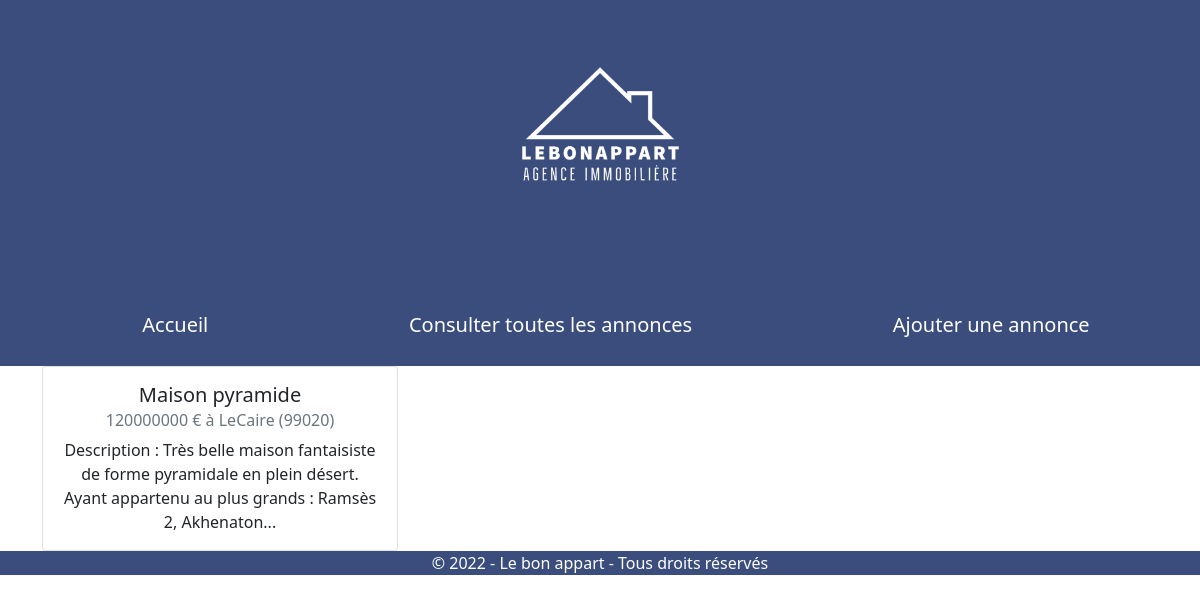
Screenshot of /details.php?action=detail&price=120000000 with the database file from the repository.
### tables this page shows
CREATE TABLE `advert` (
  `id` int(11) NOT NULL,
  `title` varchar(150) NOT NULL,
  `description` text NOT NULL,
  `postal_code` varchar(5) NOT NULL,
  `city` varchar(30) NOT NULL,
  `type` enum('location','vente') NOT NULL,
  `price` varchar(15) NOT NULL,
  `reservation_message` text NOT NULL
);

### inc/init.inc.php (called while the page is built, shortened)
<?php
$content = '';
?>

### details.php (the view)
<?php require_once './inc/header.inc.php'; ?>
<?php
if (isset($_GET['action']) && $_GET['action'] == 'detail') {
    $bien = $pdo->query("SELECT * FROM advert WHERE price = '$_GET[price]'");
    $info = $bien->fetch(PDO::FETCH_ASSOC);
    $content .= '<div class="container"><div class="row"><div class="col-4">';
    $content .= '<div class="card"><div class="card-body text-center">';
    $content .= "<h5 class=\"card-title\">$info[title]</h5>";
    $content .= "<h6 class=\"card-subtitle mb-2 text-muted\">$info[price] € à $info[city]  ($info[postal_code])</h6>";
    $content .= "<p class=\"card-text\">Description : $info[description]</p>";
    $content .= '</div></div></div></div></div>';
}
?>
<?php echo $content; ?>
<?php require_once './inc/footer.inc.php'; ?>

### css/style.css (style rules this page uses)
* { margin: 0px; padding: 0px; box-sizing: border-box; }
body { background-color:white; color: black; font-family: 'Roboto', sans-serif; }

### rows the page displays
advert: title "Maison pyramide", price "120000000", city "LeCaire", postal_code "99020", description "Très belle maison fantaisiste de forme pyramidale en plein désert. Ayant appartenu au plus grands : Ramsès 2, Akhenaton..."
